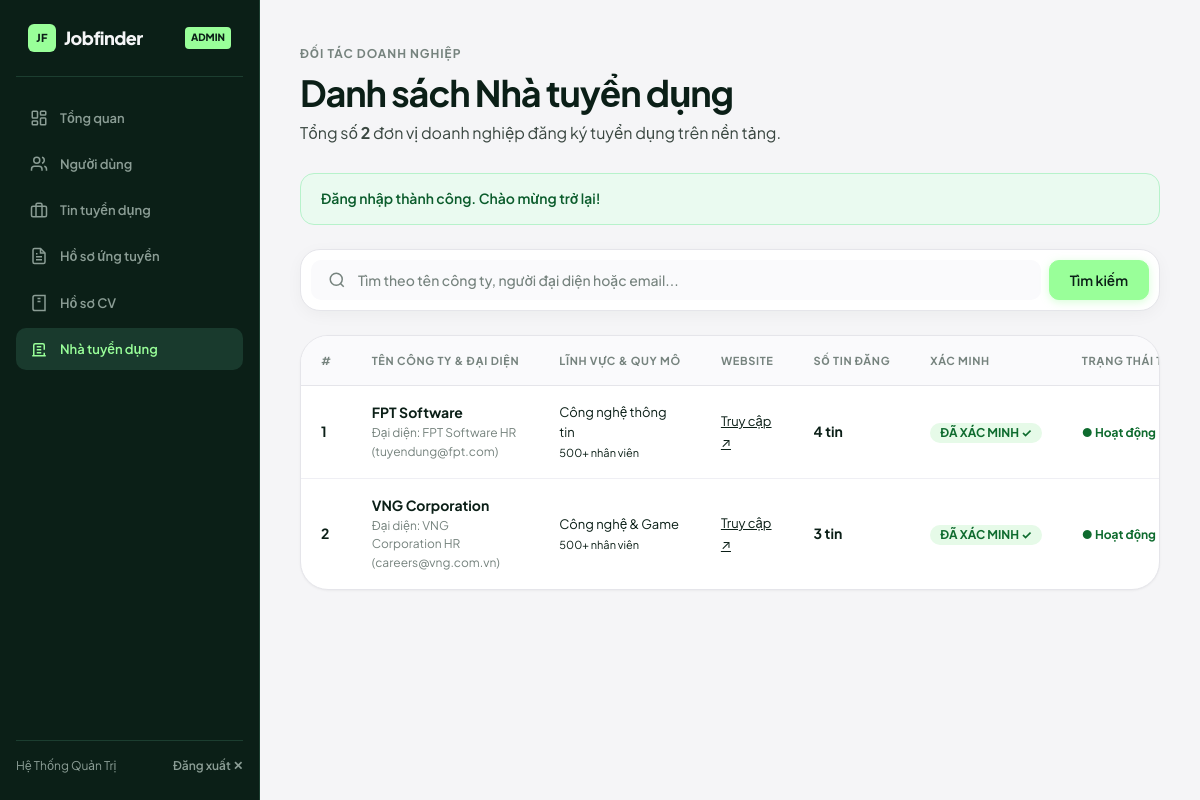
Screenshot of /admin/employers.php (signed in) with the database file from the repository.
### tables this page shows
CREATE TABLE `employer_profiles` (
  `id` INT AUTO_INCREMENT PRIMARY KEY,
  `user_id` INT NOT NULL UNIQUE,
  `company_name` VARCHAR(150) NOT NULL,
  `company_logo` VARCHAR(255) NULL,
  `website` VARCHAR(255) NULL,
  `industry` VARCHAR(100) NULL,
  `size` VARCHAR(50) NULL,
  `description` TEXT NULL,
  `address` VARCHAR(255) NULL,
  `is_verified` TINYINT(1) NOT NULL DEFAULT 0,
  `created_at` TIMESTAMP DEFAULT CURRENT_TIMESTAMP,
  CONSTRAINT `fk_ep_user` FOREIGN KEY (`user_id`) REFERENCES `users` (`id`) ON DELETE CASCADE
);

CREATE TABLE `users` (
  `id` INT AUTO_INCREMENT PRIMARY KEY,
  `name` VARCHAR(100) NOT NULL,
  `email` VARCHAR(100) NOT NULL UNIQUE,
  `role` ENUM('candidate', 'employer', 'admin') NOT NULL DEFAULT 'candidate',
  `password` VARCHAR(255) NOT NULL,
  `phone` VARCHAR(20) NULL,
  `avatar` VARCHAR(255) NULL,
  `is_active` TINYINT(1) NOT NULL DEFAULT 1,
  `created_at` TIMESTAMP DEFAULT CURRENT_TIMESTAMP
);

### admin/employers.php (the view, shortened to what this page needs)
<?php
require_once '../config/database.php';
$search = trim($_GET['search'] ?? '');
$sql = "
    SELECT u.id as user_id, u.name as contact_name, u.email as contact_email, u.phone as contact_phone,
           u.is_active, u.created_at as registered_at,
           ep.id as profile_id, ep.company_name, ep.website, ep.industry, ep.size, ep.is_verified,
           COUNT(j.id) as total_jobs
    FROM users u
    LEFT JOIN employer_profiles ep ON ep.user_id = u.id
    LEFT JOIN jobs j ON j.employer_id = u.id
    WHERE u.role = 'employer'
";
$params = [];
$sql .= " GROUP BY u.id ORDER BY u.created_at DESC";
$stmt = $pdo->prepare($sql);
$stmt->execute($params);
$employers = $stmt->fetchAll();
$total_count = count($employers);
?>
<!DOCTYPE html>
<html lang="vi">
<head>
    <link rel="stylesheet" href="../assets/css/style.css">
</head>
<body>
<div class="portal-layout">
    <?php include '../includes/admin-sidebar.php'; ?>
    <main class="portal-main">
        <div class="section-header" style="margin-bottom:28px;">
            <div>
                <span class="section-eyebrow">Đối tác doanh nghiệp</span>
                <h1 class="section-title">Danh sách Nhà tuyển dụng</h1>
                <p class="section-desc">Tổng số <strong><?= $total_count ?></strong> đơn vị doanh nghiệp đăng ký tuyển dụng trên nền tảng.</p>
            </div>
        </div>
        <?php if (!empty($_SESSION['flash_message'])): ?>
            <div class="flash-bar flash--<?= $_SESSION['flash_type'] ?? 'success' ?>">
                <?= htmlspecialchars($_SESSION['flash_message']) ?>
            </div>
        <?php endif; ?>
        <div class="smart-search-card" style="margin-bottom:24px;">
            <form method="GET" class="search-form-row" style="grid-template-columns: 1fr auto;">
                <div class="search-field">
                    <svg width="18" height="18" viewBox="0 0 24 24" fill="none" stroke="currentColor" stroke-width="2"><circle cx="11" cy="11" r="8"/><line x1="21" y1="21" x2="16.65" y2="16.65"/></svg>
                    <input type="text" name="search" class="search-input" placeholder="Tìm theo tên công ty, người đại diện hoặc email..." value="<?= htmlspecialchars($search) ?>">
                </div>
                <div style="display:flex; gap:8px;">
                    <button type="submit" class="btn btn-primary">Tìm kiếm</button>
                </div>
            </form>
        </div>
        <div class="table-card">
            <div class="table-responsive">
                <table class="data-table">
                    <thead>
                        <tr>
                            <th style="width:40px;">#</th>
                            <th>Tên công ty & Đại diện</th>
                            <th>Lĩnh vực & Quy mô</th>
                            <th>Website</th>
                            <th>Số tin đăng</th>
                            <th>Xác minh</th>
                            <th>Trạng thái TK</th>
                        </tr>
                    </thead>
                    <tbody>
                        <?php if (!empty($employers)): ?>
                            <?php foreach ($employers as $i => $emp): ?>
                                <tr>
                                    <td class="text-muted" style="font-weight:700;"><?= $i + 1 ?></td>
                                    <td>
                                        <div style="font-weight:700; color:var(--ink);">
                                            <?= htmlspecialchars($emp['company_name'] ?: $emp['contact_name']) ?>
                                        </div>
                                        <div style="font-size:12px; color:var(--muted);">
                                            Đại diện: <?= htmlspecialchars($emp['contact_name']) ?> (<?= htmlspecialchars($emp['contact_email']) ?>)
                                        </div>
                                    </td>
                                    <td class="text-muted text-sm">
                                        <?= htmlspecialchars($emp['industry'] ?: 'Chưa cập nhật') ?>
                                        <br>
                                        <span style="font-size:11px;"><?= htmlspecialchars($emp['size'] ?: 'Chưa rõ quy mô') ?></span>
                                    </td>
                                    <td>
                                        <?php if (!empty($emp['website'])): ?>
                                            <a href="<?= htmlspecialchars($emp['website']) ?>" target="_blank" style="text-decoration:underline; font-size:13px;">
                                                Truy cập ↗
                                            </a>
                                        <?php else: ?>
                                            <span class="text-muted text-sm">Chưa có</span>
                                        <?php endif; ?>
                                    </td>
                                    <td style="font-weight:700;">
                                        <?= (int)$emp['total_jobs'] ?> tin
                                    </td>
                                    <td>
                                        <?php if ((int)$emp['is_verified'] === 1): ?>
                                            <span class="badge badge--success">ĐÃ XÁC MINH ✓</span>
                                        <?php else: ?>
                                            <span class="badge badge--pending">CHƯA XÁC MINH</span>
                                        <?php endif; ?>
                                    </td>
                                    <td>
                                        <?php if ((int)$emp['is_active'] === 1): ?>
                                            <span style="color:var(--status-success-text); font-weight:700; font-size:12px;">● Hoạt động</span>
                                        <?php else: ?>
                                            <span style="color:var(--status-danger-text); font-weight:700; font-size:12px;">● Đã khóa</span>
                                        <?php endif; ?>
                                    </td>
                                </tr>
                            <?php endforeach; ?>
                        <?php endif; ?>
                    </tbody>
                </table>
            </div>
        </div>
    </main>
</div>
</body>
</html>

### rows the page displays
employer_profiles: company_name "FPT Software", user.name "FPT Software HR", user.email "tuyendung@fpt.com", industry "Công nghệ thông tin", size "500+ nhân viên", total_jobs "4", is_verified "ĐÃ XÁC MINH ✓"
employer_profiles: company_name "VNG Corporation", user.name "VNG Corporation HR", user.email "careers@vng.com.vn", industry "Công nghệ & Game", size "500+ nhân viên", total_jobs "3", is_verified "ĐÃ XÁC MINH ✓"

### other values shown
$_SESSION['user_name'] "Hệ Thống Quản Trị"
$total_count "2"
$_SESSION['flash_message'] "Đăng nhập thành công. Chào mừng trở lại!"
